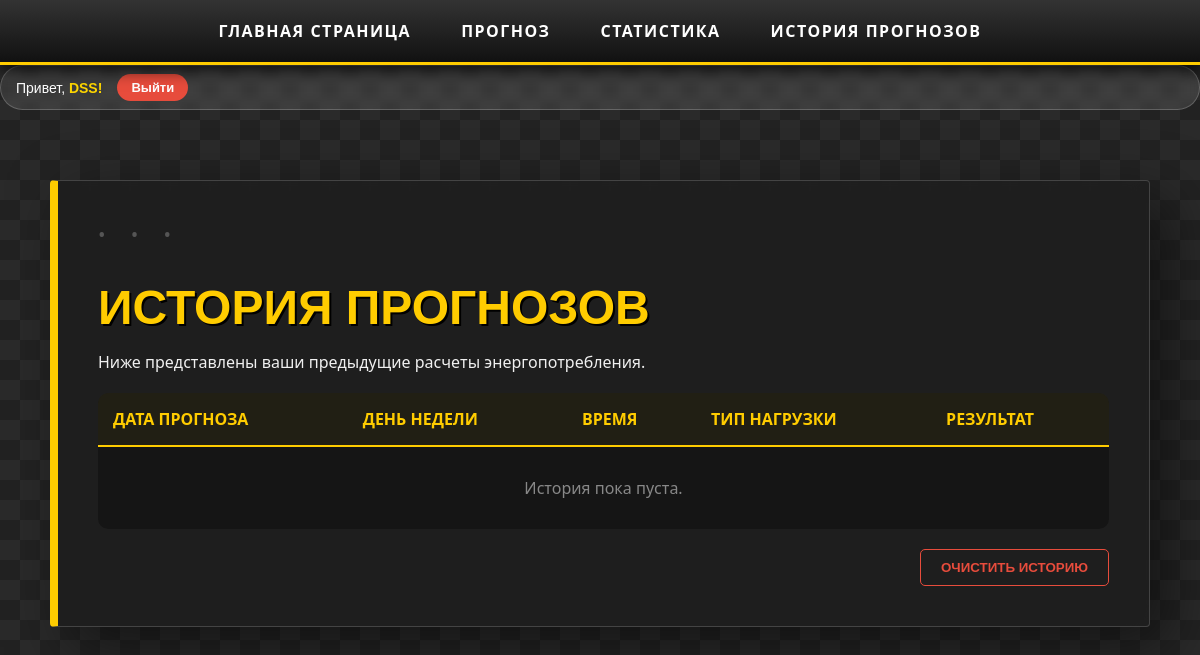
Before: /history/ (signed in) with the older database file.
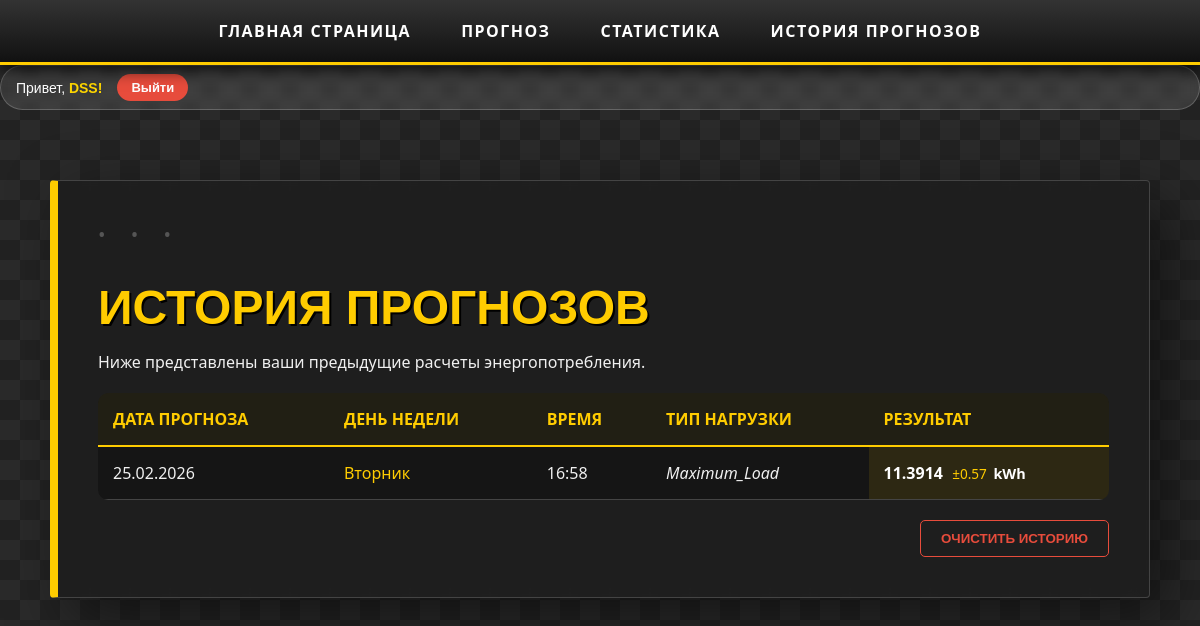
After: the same page with the newer database file.
### main/models.py (models this page shows)
class PredictHistory(models.Model):
    user = models.ForeignKey(User, on_delete=models.CASCADE)
    created_at = models.DateTimeField(auto_now_add=True)
    leading_pf = models.FloatField()
    lagging_pf = models.FloatField()
    leading_reactive = models.FloatField()
    day_num = models.IntegerField(default=0)
    load_type = models.CharField(max_length=100)
    result_predict = models.FloatField()
    variance = models.FloatField(default=0)
    def get_day_name(self):
        days = ['Понедельник', 'Вторник', 'Среда', 'Четверг',
                'Пятница', 'Суббота', 'Воскресенье']
        return days[self.day_num]

### main/views.py (the view)
# urls.py: path('history/', views.history, name='history'),
def history(request):
    my_history = PredictHistory.objects.filter(user=request.user).order_by('-created_at')
    return render(request, 'main/history.html',{'history': my_history})

### main/templates/main/history.html (shortened to what this page needs)
{% extends 'main/base.html' %}
{% block content %}
<main>
    <div class="content-box">
        <h1>ИСТОРИЯ ПРОГНОЗОВ</h1>
        <p>Ниже представлены ваши предыдущие расчеты энергопотребления.</p>
        <div style="overflow-x: auto; margin: 20px 0;">
            <table style="width: 100%; border-collapse: collapse; background: rgba(0,0,0,0.3); color: #f0f0f0; border-radius: 10px; overflow: hidden;">
                <thead>
                    <tr style="border-bottom: 2px solid #ffcc00; text-align: left; background: rgba(255, 204, 0, 0.05);">
                        <th style="padding: 15px; color: #ffcc00;">ДАТА ПРОГНОЗА</th>
                        <th style="padding: 15px; color: #ffcc00;">ДЕНЬ НЕДЕЛИ</th>
                        <th style="padding: 15px; color: #ffcc00;">ВРЕМЯ</th>
                        <th style="padding: 15px; color: #ffcc00;">ТИП НАГРУЗКИ</th>
                        <th style="padding: 15px; color: #ffcc00;">РЕЗУЛЬТАТ</th>
                    </tr>
                </thead>
                <tbody>
                    {% for h in history %}
                    <tr style="border-bottom: 1px solid #444; transition: 0.3s;" onmouseover="this.style.background='rgba(255,204,0,0.05)'" onmouseout="this.style.background='transparent'">
                        <td style="padding: 15px;">{{ h.created_at|date:"d.m.Y" }}</td>
                        <td style="padding: 15px; color: #ffcc00;">{{ h.get_day_name }}</td>
                        <td style="padding: 15px;">{{ h.created_at|date:"H:i" }}</td>
                        <td style="padding: 15px; font-style: italic;">{{ h.load_type }}</td>
                        <td style="padding: 15px; font-weight: bold; color: #fff; background: rgba(255,204,0,0.1);">
                            {{ h.result_predict }}
                            <span style="color: #ffcc00; font-size: 0.85em; font-weight: normal; margin-left: 5px;">
                                ±{{ h.variance }}
                            </span>
                            <span style="font-size: 0.9em; margin-left: 3px;">kWh</span>
                        </td>
                    </tr>
                    {% empty %}
                    <tr>
                        <td colspan="5" style="padding: 30px; text-align: center; color: #888;">История пока пуста.</td>
                    </tr>
                    {% endfor %}
                </tbody>
            </table>
        </div>
        <div style="display: flex; justify-content: flex-end; margin-top: 20px;">
            <form action="{% url 'clear_history' %}" method="POST" onsubmit="return confirm('Вы уверены, что хотите удалить всю историю?');">
                <button type="submit" style="background: transparent; border: 1px solid #e74c3c; color: #e74c3c; padding: 10px 20px; border-radius: 5px; cursor: pointer; transition: 0.3s; font-weight: bold;"
                        onmouseover="this.style.background='#e74c3c'; this.style.color='#fff';"
                        onmouseout="this.style.background='transparent'; this.style.color='#e74c3c';">
                    ОЧИСТИТЬ ИСТОРИЮ
                </button>
            </form>
        </div>
    </div>
</main>
{% endblock %}

Changed rows visible on the page:
added PredictHistory: created_at "25.02.2026", get_day_name "Вторник", created_at "16:58", load_type "Maximum_Load", result_predict "11.3914", variance "0.57"
Other visible differences:
text no longer shown: "История пока пуста."
